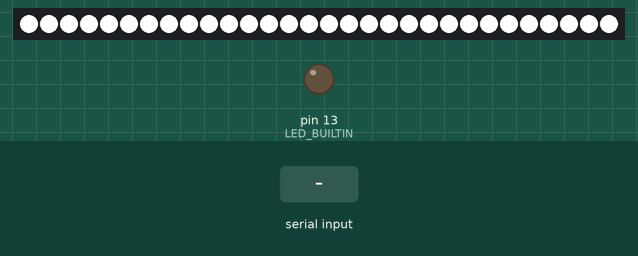
This sketch was run on a simulated Arduino Uno, built with avr-gcc and run on an emulated ATmega328P. On the bench: 30 RGB LEDs in strip order, left to right, output pins drawn as LEDs (lit = HIGH). The test bench sets the inputs (shaded band). Dim RGB values are drawn brighter than linear.

Above: at 1.2 s.
1.3 s: ";\n" received over Serial
At 1.6 s:
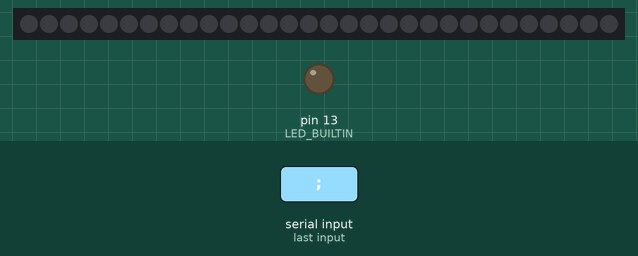
2.8 s: "90;45;200\n" received over Serial
At 3.4 s:
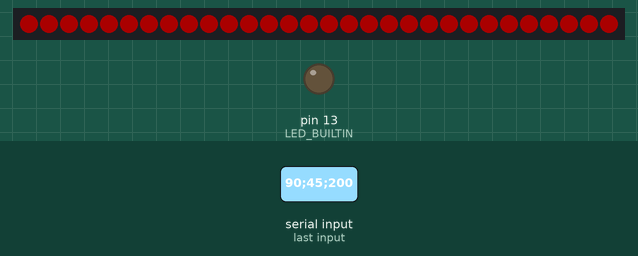
4.3 s: byte 59 (';') received over Serial
At 5.1 s:
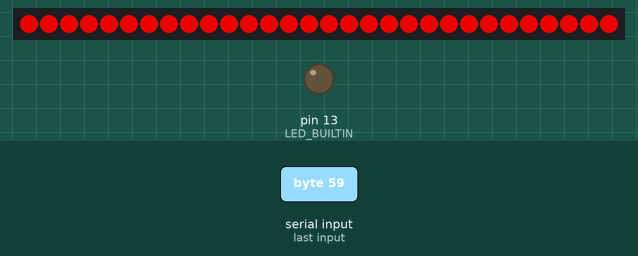
Timing chart, 0 to 7.3 s (numbered marks = the images above; inputs shaded):
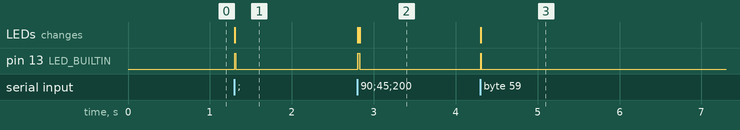

The sketch:

ambilight.ino
```cpp
#include <Adafruit_NeoPixel.h>

#define PIN 7
#define NUMPIXELS 30

Adafruit_NeoPixel pixels = Adafruit_NeoPixel(NUMPIXELS, PIN, NEO_GRB + NEO_KHZ800);

void setup() {
  pixels.begin();
  // pixels.setBrightness(50);
  Serial.begin(9600);
  pinMode(LED_BUILTIN, OUTPUT);
  digitalWrite(LED_BUILTIN, LOW);

  for (int i = 0; i < NUMPIXELS; i++) {
    pixels.setPixelColor(i, pixels.Color(255, 255, 255));
    pixels.show();
  }
}

void loop() {
  digitalWrite(LED_BUILTIN, LOW);
  String color;
  bool finishRead = false;
  while (!finishRead) {
    while (!Serial.available()) {
    }

    char c = Serial.read();
    if (c != '\n') {
      color += c;
    }

    if (c == ';') {
      finishRead = true;
    }
    delay(1);
  }

  if (color.length() > 0) {
    String data[3];
    int index = 0;
    int r, g, b;

    for (int i = 0; i < color.length(); i++) {
      if (color[i] == ',') {
        index += 1;
      } else {
        data[index] += color[i];
      }
    }

    r = data[0].toInt();
    g = data[1].toInt();
    b = data[2].toInt();

    // Serial.println(r);
    // Serial.println(g);
    // Serial.println(b);

    for (int i = 0; i < NUMPIXELS; i++) {
      pixels.setPixelColor(i, pixels.Color(r, g, b));
    }
    pixels.show();

    digitalWrite(LED_BUILTIN, HIGH);
  }

  delay(10);
}
```

Measured:
- after the input at 1.3 s, pin 13 (LED_BUILTIN): LOW → HIGH at once, → LOW 0.01 s later; the LEDs: change at once (image 1)
- after the input at 2.8 s, pin 13 (LED_BUILTIN): LOW → HIGH at once, → LOW 0.03 s later; the LEDs: first change at once (image 2 shows a later state)
- after the input at 4.3 s, pin 13 (LED_BUILTIN): LOW → HIGH at once, → LOW 0.01 s later; the LEDs: change at once (image 3)
